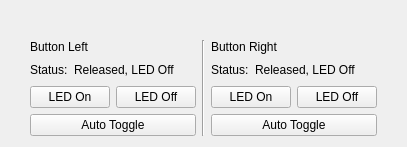
<?xml version="1.0" encoding="UTF-8"?>
<ui version="4.0">
 <class>DualButtonV2</class>
 <widget class="QWidget" name="DualButtonV2">
  <property name="geometry">
   <rect>
    <x>0</x>
    <y>0</y>
    <width>407</width>
    <height>147</height>
   </rect>
  </property>
  <property name="windowTitle">
   <string>Form</string>
  </property>
  <layout class="QVBoxLayout" name="verticalLayout_6">
   <item>
    <spacer name="verticalSpacer_2">
     <property name="orientation">
      <enum>Qt::Vertical</enum>
     </property>
     <property name="sizeHint" stdset="0">
      <size>
       <width>20</width>
       <height>40</height>
      </size>
     </property>
    </spacer>
   </item>
   <item>
    <layout class="QHBoxLayout" name="horizontalLayout">
     <item>
      <spacer name="horizontalSpacer">
       <property name="orientation">
        <enum>Qt::Horizontal</enum>
       </property>
       <property name="sizeHint" stdset="0">
        <size>
         <width>40</width>
         <height>20</height>
        </size>
       </property>
      </spacer>
     </item>
     <item>
      <layout class="QVBoxLayout" name="verticalLayout_2">
       <item>
        <widget class="QLabel" name="label_2">
         <property name="text">
          <string>Button Left</string>
         </property>
        </widget>
       </item>
       <item>
        <layout class="QHBoxLayout" name="horizontalLayout_3">
         <item>
          <widget class="QLabel" name="label_4">
           <property name="text">
            <string>Status:</string>
           </property>
          </widget>
         </item>
         <item>
          <widget class="QLabel" name="label_status_button_l">
           <property name="text">
            <string>Released, LED Off</string>
           </property>
          </widget>
         </item>
         <item>
          <spacer name="horizontalSpacer_3">
           <property name="orientation">
            <enum>Qt::Horizontal</enum>
           </property>
           <property name="sizeHint" stdset="0">
            <size>
             <width>40</width>
             <height>20</height>
            </size>
           </property>
          </spacer>
         </item>
        </layout>
       </item>
       <item>
        <layout class="QHBoxLayout" name="horizontalLayout_5">
         <item>
          <widget class="QPushButton" name="button_led_on_button_l">
           <property name="text">
            <string>LED On</string>
           </property>
          </widget>
         </item>
         <item>
          <widget class="QPushButton" name="button_led_off_button_l">
           <property name="text">
            <string>LED Off</string>
           </property>
          </widget>
         </item>
        </layout>
       </item>
       <item>
        <widget class="QPushButton" name="button_toggle_button_l">
         <property name="text">
          <string>Auto Toggle</string>
         </property>
        </widget>
       </item>
      </layout>
     </item>
     <item>
      <widget class="Line" name="line">
       <property name="orientation">
        <enum>Qt::Vertical</enum>
       </property>
      </widget>
     </item>
     <item>
      <layout class="QVBoxLayout" name="verticalLayout_3">
       <item>
        <widget class="QLabel" name="label">
         <property name="text">
          <string>Button Right</string>
         </property>
        </widget>
       </item>
       <item>
        <layout class="QHBoxLayout" name="horizontalLayout_2">
         <item>
          <widget class="QLabel" name="label_3">
           <property name="text">
            <string>Status:</string>
           </property>
          </widget>
         </item>
         <item>
          <widget class="QLabel" name="label_status_button_r">
           <property name="text">
            <string>Released, LED Off</string>
           </property>
          </widget>
         </item>
         <item>
          <spacer name="horizontalSpacer_2">
           <property name="orientation">
            <enum>Qt::Horizontal</enum>
           </property>
           <property name="sizeHint" stdset="0">
            <size>
             <width>40</width>
             <height>20</height>
            </size>
           </property>
          </spacer>
         </item>
        </layout>
       </item>
       <item>
        <layout class="QHBoxLayout" name="horizontalLayout_4">
         <item>
          <widget class="QPushButton" name="button_led_on_button_r">
           <property name="text">
            <string>LED On</string>
           </property>
          </widget>
         </item>
         <item>
          <widget class="QPushButton" name="button_led_off_button_r">
           <property name="text">
            <string>LED Off</string>
           </property>
          </widget>
         </item>
        </layout>
       </item>
       <item>
        <widget class="QPushButton" name="button_toggle_button_r">
         <property name="text">
          <string>Auto Toggle</string>
         </property>
        </widget>
       </item>
      </layout>
     </item>
     <item>
      <spacer name="horizontalSpacer_4">
       <property name="orientation">
        <enum>Qt::Horizontal</enum>
       </property>
       <property name="sizeHint" stdset="0">
        <size>
         <width>40</width>
         <height>20</height>
        </size>
       </property>
      </spacer>
     </item>
    </layout>
   </item>
   <item>
    <spacer name="verticalSpacer">
     <property name="orientation">
      <enum>Qt::Vertical</enum>
     </property>
     <property name="sizeHint" stdset="0">
      <size>
       <width>20</width>
       <height>0</height>
      </size>
     </property>
    </spacer>
   </item>
  </layout>
 </widget>
 <resources/>
 <connections/>
</ui>
